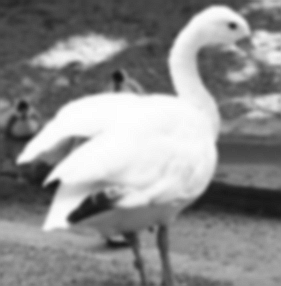
#> input picture HistogramTransformation/swan.pgm, 281 x 286 px, found by its file name
$ python Equalise_histo.py
#> lines starting #> are read from the running program, lines starting #| are printed output that depends on the picture
import cv2  # Import OpenCV
import numpy as np
import matplotlib.pyplot as plt


# Existing functions for reading an image and calculating histogram
def read_image_grayscale(image_path):
    image = cv2.imread(image_path, cv2.IMREAD_GRAYSCALE)
#> image is the input picture: shape (286, 281); min 18, max 255, mean 140.4
    return image

# Manual Histogram Equalization Function
def manual_histogram_equalization(image):
    histogram = [0] * 256
    for row in image:
        for pixel in row:
            histogram[pixel] += 1
#> after the loop, histogram = 256 values, max 1245 at index 251, min 0 at index 0, mean 313.9

    total_pixels = len(image) * len(image[0])
#> total_pixels = 80366
    pdf = [x / total_pixels for x in histogram]
#> pdf = 256 values, max 0.0155 at index 251, min 0 at index 0, mean 0.00391

    cdf = []
    running_sum = 0
    for p in pdf:
        running_sum += p
        cdf.append(running_sum)
#> this loop made 256 passes
#> (p, running_sum) on passes 2 to 4: (0, 0), (0, 0), (0, 0)
#> after the loop, cdf = 256 values from 0 to 1; running_sum = 1

    new_intensity_map = {i: int(cdf[i] * 255) for i in range(len(cdf))}
#> new_intensity_map = 256 items

    equalized_image = np.array([[new_intensity_map[pixel] for pixel in row] for row in image], dtype=np.uint8)
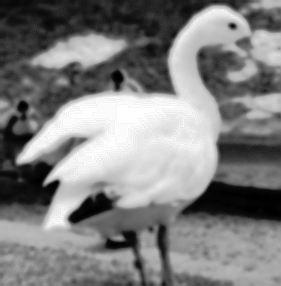
#> equalized_image: shape (286, 281); min 0, max 254, mean 127.8
    return equalized_image

def display_equalized_image(image_path):
    # Read the image
    original_image = read_image_grayscale(image_path)

    # Apply manual histogram equalization
    equalized_image = manual_histogram_equalization(original_image)

    # Display the original and equalized image using Matplotlib
    plt.figure(figsize=(10, 4))

    # Display original image
    plt.subplot(1, 2, 1)
    plt.imshow(original_image, cmap='gray')
    plt.title('Original Image')
    plt.axis('off')  # Hide axis

    # Display equalized image
    plt.subplot(1, 2, 2)
    plt.imshow(equalized_image, cmap='gray')
    plt.title('Equalized Image')
    plt.axis('off')  # Hide axis

    plt.show()
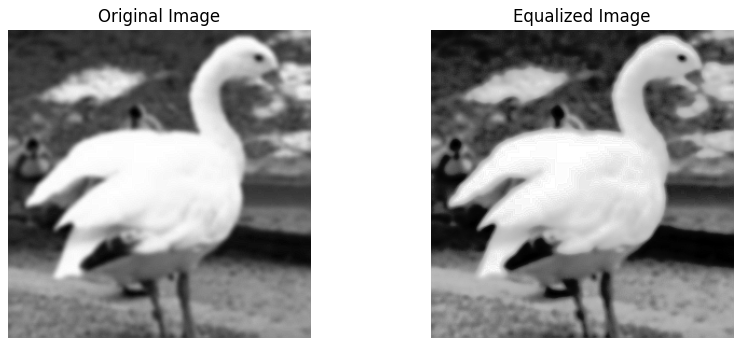
#> figure drawn by matplotlib, 2 panels

display_equalized_image('/home/darksst/Desktop/ComputerVisionConcepts/HistogramTransformation/swan.pgm')
display_equalized_image('/home/darksst/Desktop/ComputerVisionConcepts/HistogramTransformation/tools.pgm')
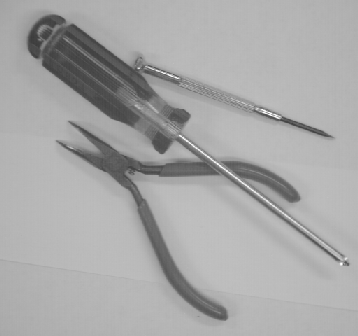
#> input picture HistogramTransformation/tools.pgm, 358 x 336 px, found by its file name
#> in read_image_grayscale, image is the input picture: shape (336, 358); min 60, max 255, mean 167.5
#> after the loop in manual_histogram_equalization (call 2), `for row in image:`: histogram = 256 values, max 9256 at index 182, min 0 at index 0, mean 469.9
#> in manual_histogram_equalization (call 2), `total_pixels = len(image) * len(image[0])`: total_pixels = 120288
#> in manual_histogram_equalization (call 2), `pdf = [x / total_pixels for x in histogram]`: pdf = 256 values, max 0.0769 at index 182, min 0 at index 0, mean 0.00391
#> after the loop in manual_histogram_equalization (call 2), `for p in pdf:`: running_sum = 1
#> in manual_histogram_equalization (call 2), `equalized_image = np.array([[new_intensity_map[pixel] for pixel in row..`:
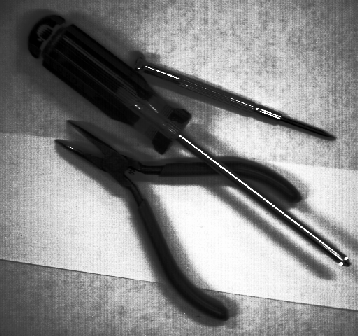
#> equalized_image: shape (336, 358); min 0, max 254, mean 131.7
